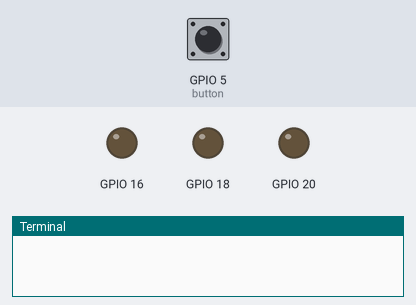
A program run on a simulated Raspberry Pi (BCM pin numbers). Parts: output pins drawn as LEDs (lit = HIGH), the last lines printed to the terminal. Dashed ring = blinking. The inputs (shaded band) are chosen by the test bench; at power-on: GPIO 5 (button) HIGH. Random numbers come from a fixed seed.

Above: at 1.2 s.
1.3 s: GPIO 5 (button) pulled LOW for 3.2 s
At 4.2 s:
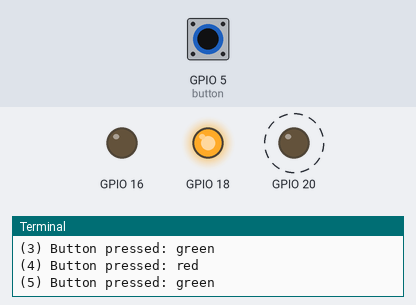
6.0 s: GPIO 5 (button) pulled LOW for 1 s
At 7.4 s:
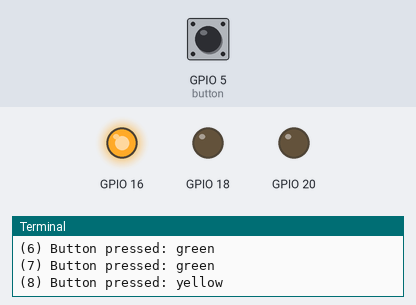
8.5 s: GPIO 5 (button) pulled LOW for 0.15 s
At 8.9 s:
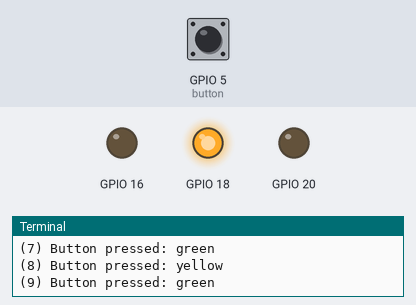
Timing chart, 0 to 11.5 s (numbered marks = the images above; inputs shaded):
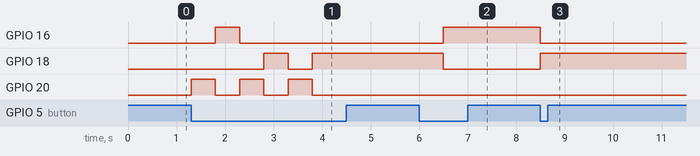

The program:

1-switchleds.py
```python
#!/usr/bin/python
#
# 3 LED random blinker
#
import RPi.GPIO as GPIO
import sys, time
from random import randint

# Set pin numbers
button = 5
red = 20
green = 18
yellow = 16
LEDS = {red:'red', yellow:'yellow', green:'green'}

# Randomize function
def random(x):
    return {
        1: red,
        2: green,
        3: yellow
    }[x]

# Turn OFF LEDs
def turn_off(n=0):
    if n == 0:
       for led in LEDS:
         GPIO.output(led, GPIO.LOW)
    else:
       GPIO.output(n, GPIO.LOW)

# Use Broadcom SOC channel pins
GPIO.setmode(GPIO.BCM)

# Setup GPIO Pins
GPIO.setup(button, GPIO.IN)
for led in LEDS:
   GPIO.setup(led, GPIO.OUT)

i = 0
try:
  while True:
    input_state = GPIO.input(button)
    if input_state == False:
       # turn OFF all LEDs first
       turn_off()
       on = random(randint(1,3))
       GPIO.output(on, GPIO.HIGH)
       print('(%s) Button pressed: %s' % (str(i), LEDS[on]))
       time.sleep(0.5)
       i += 1
except KeyboardInterrupt:
      turn_off()
      GPIO.cleanup()
      print("<Ctrl+C> pressed... exiting.")
      sys.exit(0)
except:
      GPIO.cleanup()
      print("Error: {0} {1}".format(sys.exc_info()[0], sys.exc_info()[1]))
```

Measured:
- after the input at 1.3 s, GPIO 16: LOW → HIGH after 0.50 s, → LOW 0.50 s later; GPIO 18: LOW → HIGH after 1.5 s, → LOW 0.50 s later, → HIGH 0.50 s later; GPIO 20: alternates HIGH for 0.50 s and LOW for 0.50 s, 6 changes in all, then stays LOW, starting at once
- after the input at 6.0 s, GPIO 16: LOW → HIGH after 0.50 s; GPIO 18: HIGH → LOW after 0.50 s
- after the input at 8.5 s, GPIO 16: HIGH → LOW at once; GPIO 18: LOW → HIGH at once
